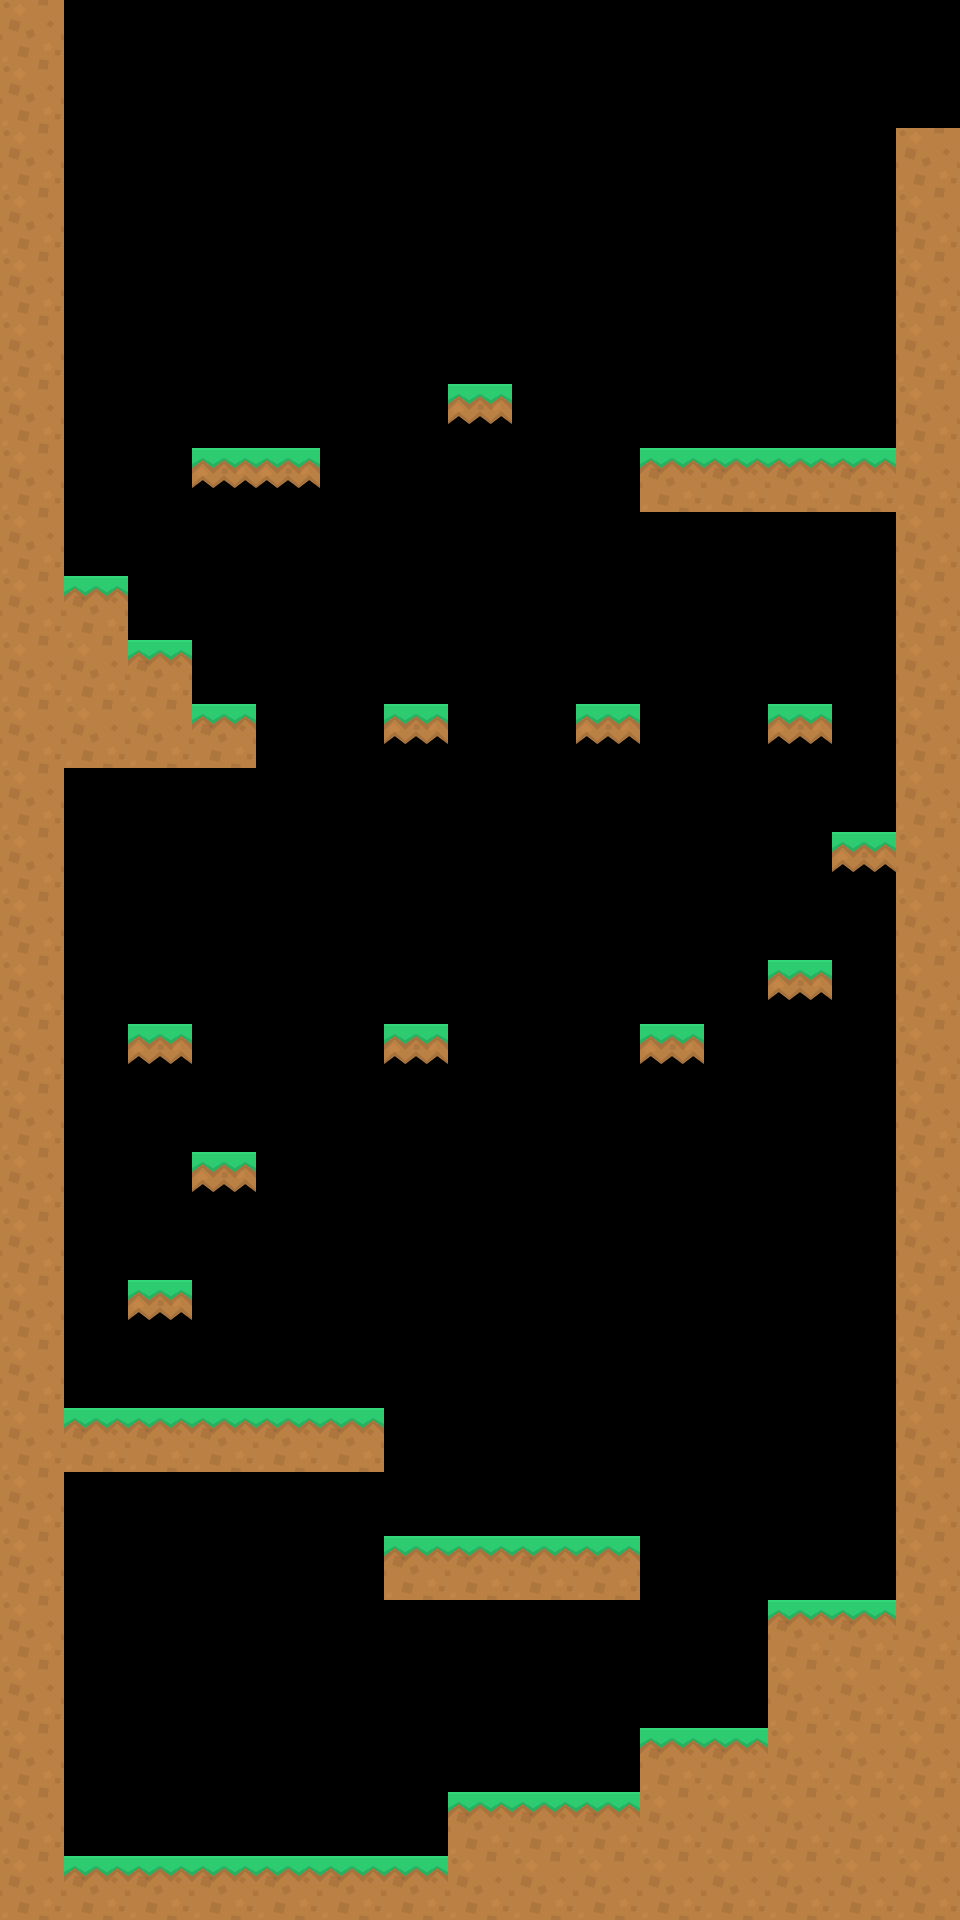

This game map was drawn from its Tiled (.tmx) file and the tilesets committed beside it. A one-line description and the full map source follow:
An orthogonal 15x30 tile map with 64x64 px tiles, 1 tile layer (obstacle), 1 hidden layer not drawn and 6 objects (2x path, 2x enemy, spawn_point, door).

<map version="1.2" tiledversion="2019.10.30" orientation="orthogonal" renderorder="right-down" compressionlevel="0" width="15" height="30" tilewidth="64" tileheight="64" infinite="0" nextlayerid="10" nextobjectid="11">
 <editorsettings>
  <export target="public/map2.json" format="json" />
 </editorsettings>
 <tileset firstgid="1" source="platformPack_tilesheet.tsx" />
 <imagelayer id="2" name="background" visible="0" opacity="0.7">
  <image source="public/images/backgroundColorGrass.png" width="1024" height="1024" />
 </imagelayer>
 <group id="8" name="enemies">
  <objectgroup id="5" name="enemy1">
   <object id="3" name="path" type="path" x="218.45" y="10721.1">
    <polygon points="71.2739,-10059.8 666.291,-10055.3" />
   </object>
   <object id="4" name="enemy" gid="11" x="202.502" y="703.706" width="64" height="64" />
  </objectgroup>
  <objectgroup id="9" name="enemy2">
   <object id="9" name="path" type="path" x="149.79" y="1003.82">
    <polygon points="0,0 581.276,-4.47136 740.009,534.327 -17.8854,353.237" />
   </object>
   <object id="10" name="enemy" gid="26" x="868.978" y="1556.73" width="64" height="64" />
  </objectgroup>
 </group>
 <layer id="1" name="obstacle" width="15" height="30">
  <data encoding="csv">
4,0,0,0,0,0,0,0,0,0,0,0,0,0,0,
4,0,0,0,0,0,0,0,0,0,0,0,0,0,0,
4,0,0,0,0,0,0,0,0,0,0,0,0,0,4,
4,0,0,0,0,0,0,0,0,0,0,0,0,0,4,
4,0,0,0,0,0,0,0,0,0,0,0,0,0,4,
4,0,0,0,0,0,0,0,0,0,0,0,0,0,4,
4,0,0,0,0,0,0,29,0,0,0,0,0,0,4,
4,0,0,29,29,0,0,0,0,0,1,1,1,1,4,
4,0,0,0,0,0,0,0,0,0,0,0,0,0,4,
4,1,0,0,0,0,0,0,0,0,0,0,0,0,4,
4,4,1,0,0,0,0,0,0,0,0,0,0,0,4,
4,4,4,1,0,0,29,0,0,29,0,0,29,0,4,
4,0,0,0,0,0,0,0,0,0,0,0,0,0,4,
4,0,0,0,0,0,0,0,0,0,0,0,0,29,4,
4,0,0,0,0,0,0,0,0,0,0,0,0,0,4,
4,0,0,0,0,0,0,0,0,0,0,0,29,0,4,
4,0,29,0,0,0,29,0,0,0,29,0,0,0,4,
4,0,0,0,0,0,0,0,0,0,0,0,0,0,4,
4,0,0,29,0,0,0,0,0,0,0,0,0,0,4,
4,0,0,0,0,0,0,0,0,0,0,0,0,0,4,
4,0,29,0,0,0,0,0,0,0,0,0,0,0,4,
4,0,0,0,0,0,0,0,0,0,0,0,0,0,4,
4,1,1,1,1,1,0,0,0,0,0,0,0,0,4,
4,0,0,0,0,0,0,0,0,0,0,0,0,0,4,
4,0,0,0,0,0,1,1,1,1,0,0,0,0,4,
4,0,0,0,0,0,0,0,0,0,0,0,1,1,4,
4,0,0,0,0,0,0,0,0,0,0,0,4,4,4,
4,0,0,0,0,0,0,0,0,0,1,1,4,4,4,
4,0,0,0,0,0,0,1,1,1,4,4,4,4,4,
4,1,1,1,1,1,1,4,4,4,4,4,4,4,4
</data>
 </layer>
 <objectgroup id="7" name="pins">
  <object id="6" name="spawn_point" x="140.79" y="1782.23">
   <point />
  </object>
  <object id="8" name="door" gid="80" x="770.608" y="447.836" width="64" height="64" />
 </objectgroup>
</map>